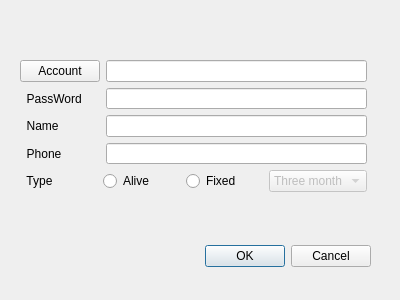
<?xml version="1.0" encoding="UTF-8"?>
<ui version="4.0">
 <class>AccountDialog</class>
 <widget class="QDialog" name="AccountDialog">
  <property name="geometry">
   <rect>
    <x>0</x>
    <y>0</y>
    <width>400</width>
    <height>300</height>
   </rect>
  </property>
  <property name="windowTitle">
   <string>AccountDialog</string>
  </property>
  <widget class="QDialogButtonBox" name="buttonBox">
   <property name="geometry">
    <rect>
     <x>30</x>
     <y>240</y>
     <width>341</width>
     <height>32</height>
    </rect>
   </property>
   <property name="orientation">
    <enum>Qt::Horizontal</enum>
   </property>
   <property name="standardButtons">
    <set>QDialogButtonBox::Cancel|QDialogButtonBox::Ok</set>
   </property>
  </widget>
  <widget class="QWidget" name="">
   <property name="geometry">
    <rect>
     <x>20</x>
     <y>60</y>
     <width>347</width>
     <height>132</height>
    </rect>
   </property>
   <layout class="QVBoxLayout" name="verticalLayout_3">
    <item>
     <layout class="QHBoxLayout" name="horizontalLayout">
      <item>
       <layout class="QVBoxLayout" name="verticalLayout_2">
        <item>
         <widget class="QPushButton" name="AccountButton">
          <property name="toolTip">
           <string>Click it to produce a random account</string>
          </property>
          <property name="statusTip">
           <string>Click it to produce a random account</string>
          </property>
          <property name="whatsThis">
           <string>Click it to produce a random account</string>
          </property>
          <property name="text">
           <string>Account</string>
          </property>
         </widget>
        </item>
        <item>
         <widget class="QLabel" name="label_2">
          <property name="text">
           <string>  PassWord</string>
          </property>
         </widget>
        </item>
        <item>
         <widget class="QLabel" name="label_3">
          <property name="text">
           <string>  Name</string>
          </property>
         </widget>
        </item>
        <item>
         <widget class="QLabel" name="label_4">
          <property name="text">
           <string>  Phone</string>
          </property>
         </widget>
        </item>
       </layout>
      </item>
      <item>
       <layout class="QVBoxLayout" name="verticalLayout">
        <item>
         <widget class="QLineEdit" name="lineEdit">
          <property name="toolTip">
           <string>Input account for 19 numbers</string>
          </property>
          <property name="whatsThis">
           <string>Input account for 19 numbers</string>
          </property>
         </widget>
        </item>
        <item>
         <widget class="QLineEdit" name="lineEdit_2">
          <property name="toolTip">
           <string>Input the account password for 6 numbers</string>
          </property>
          <property name="inputMask">
           <string/>
          </property>
          <property name="text">
           <string/>
          </property>
         </widget>
        </item>
        <item>
         <widget class="QLineEdit" name="lineEdit_3">
          <property name="inputMask">
           <string/>
          </property>
          <property name="maxLength">
           <number>32767</number>
          </property>
         </widget>
        </item>
        <item>
         <widget class="QLineEdit" name="lineEdit_4">
          <property name="toolTip">
           <string>Input the phone number for 11 numbers</string>
          </property>
         </widget>
        </item>
       </layout>
      </item>
     </layout>
    </item>
    <item>
     <layout class="QHBoxLayout" name="horizontalLayout_2">
      <item>
       <widget class="QLabel" name="label_5">
        <property name="text">
         <string>  Type</string>
        </property>
       </widget>
      </item>
      <item>
       <widget class="QRadioButton" name="AliveButton">
        <property name="text">
         <string>Alive</string>
        </property>
       </widget>
      </item>
      <item>
       <widget class="QRadioButton" name="FixedButton">
        <property name="text">
         <string>Fixed</string>
        </property>
       </widget>
      </item>
      <item>
       <widget class="QComboBox" name="FixedBox">
        <property name="enabled">
         <bool>false</bool>
        </property>
        <item>
         <property name="text">
          <string>Three month</string>
         </property>
        </item>
        <item>
         <property name="text">
          <string>Half year</string>
         </property>
        </item>
        <item>
         <property name="text">
          <string>One year</string>
         </property>
        </item>
        <item>
         <property name="text">
          <string>Two year</string>
         </property>
        </item>
        <item>
         <property name="text">
          <string>Three year</string>
         </property>
        </item>
        <item>
         <property name="text">
          <string>Five year</string>
         </property>
        </item>
       </widget>
      </item>
     </layout>
    </item>
   </layout>
  </widget>
 </widget>
 <resources/>
 <connections>
  <connection>
   <sender>buttonBox</sender>
   <signal>accepted()</signal>
   <receiver>AccountDialog</receiver>
   <slot>accept()</slot>
   <hints>
    <hint type="sourcelabel">
     <x>248</x>
     <y>254</y>
    </hint>
    <hint type="destinationlabel">
     <x>157</x>
     <y>274</y>
    </hint>
   </hints>
  </connection>
  <connection>
   <sender>buttonBox</sender>
   <signal>rejected()</signal>
   <receiver>AccountDialog</receiver>
   <slot>reject()</slot>
   <hints>
    <hint type="sourcelabel">
     <x>316</x>
     <y>260</y>
    </hint>
    <hint type="destinationlabel">
     <x>286</x>
     <y>274</y>
    </hint>
   </hints>
  </connection>
 </connections>
</ui>
